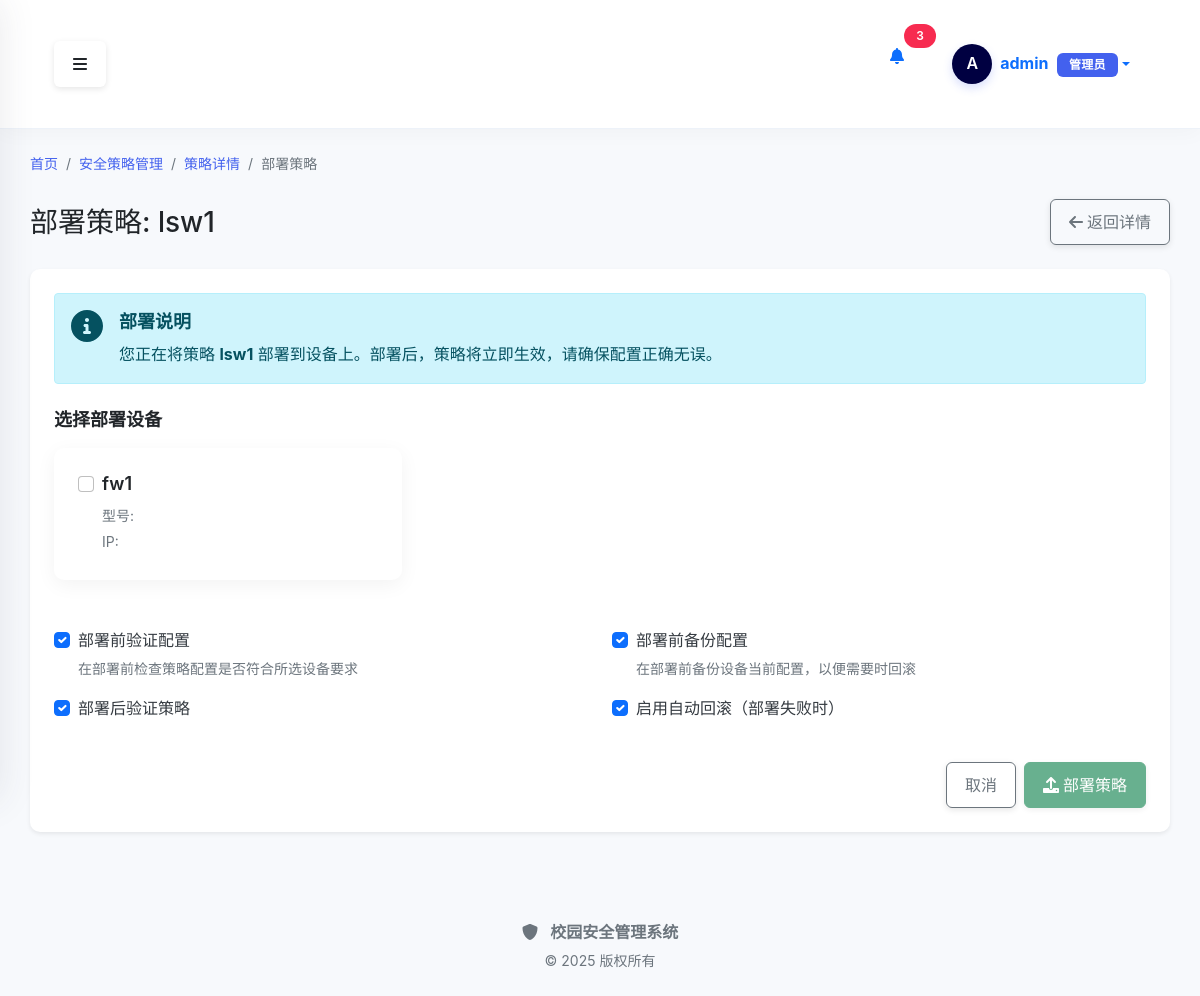
Page /policy/deploy/1 (signed in) on the earlier database version.
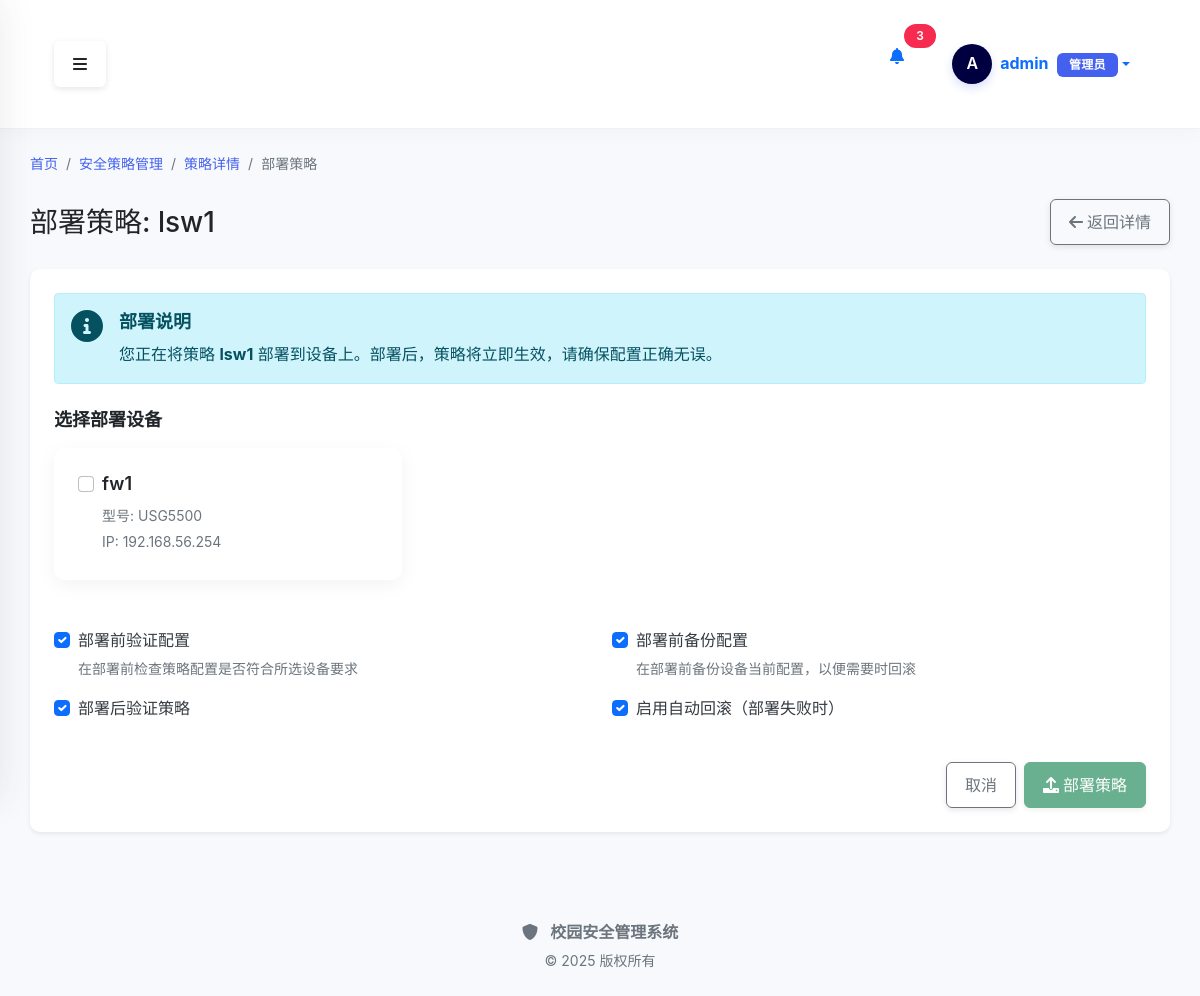
Same page on the later database version.
### src/models/device.py (models this page shows, shortened)
class Device(BaseModel):
    __tablename__ = 'devices'
    __table_args__ = {'extend_existing': True}  # 确保可以扩展现有表
    id = db.Column(db.Integer, primary_key=True)
    name = db.Column(db.String(100), nullable=False)
    ip_address = db.Column(db.String(20), nullable=False)
    type_id = db.Column(db.Integer, db.ForeignKey('device_types.id'))
    location = db.Column(db.String(100))
    status = db.Column(db.String(20), default='正常')
    serial_number = db.Column(db.String(50), nullable=True)
    firmware_version = db.Column(db.String(50), nullable=True)
    device_code = db.Column(db.String(50), nullable=True, unique=True)
    mac_address = db.Column(db.String(20), nullable=True)
    manufacturer = db.Column(db.String(100), nullable=True)
    model = db.Column(db.String(100), nullable=True)
    purchase_date = db.Column(db.Date, nullable=True)
    warranty_period = db.Column(db.Integer, nullable=True)  # 保修期（月）
    notes = db.Column(db.Text, nullable=True)
    username = db.Column(db.String(50), default='admin', nullable=True)
    password = db.Column(db.String(100), default='admin123', nullable=True)
    port = db.Column(db.Integer, default=22, nullable=True)
    connection_protocol = db.Column(db.String(20), default='ssh', nullable=True)  # ssh, telnet, snmp

### src/modules/policy/routes/policy_view_routes.py (the view, shortened to what this page needs)
@policy_view_bp.route('/deploy/<int:policy_id>', methods=['GET', 'POST'])
@login_required
def deploy(policy_id):
    policy_service = PolicyService()
    deploy_service = PolicyDeployService()
    success, policy = policy_service.get_policy(policy_id)
    if not success:
        flash('策略不存在', 'danger')
        return redirect(url_for('policy_view.index'))
    devices = get_all_devices()
    if policy.type in ['ipsec', 'ipsec_firewall']:
        devices = [device for device in devices if device.type and device.type.name == '防火墙']
    return render_template(
        'policy/deploy.html',
        title='部署策略',
        policy=policy,
        devices=devices
    )

### src/modules/device/services.py (called while the page is built)
def get_all_devices() -> List[Device]:
    return Device.query.all()

### src/modules/policy/__init__.py (called while the page is built)
def init_app(app):
    app.register_blueprint(policy_bp)
    app.register_blueprint(policy_template_bp)
    app.register_blueprint(policy_deploy_bp)
    app.register_blueprint(policy_view_bp)
    global _template_directory_ensured
    if not _template_directory_ensured:
        from src.modules.policy.templates import ensure_template_directory
        ensure_template_directory()
        _template_directory_ensured = True
        app.logger.info("策略模板目录检查完成")
    @app.before_request
    def ensure_scheduler_running():
        from flask import g
        if not hasattr(g, 'scheduler_started'):
            with app.app_context():
                scheduler = get_scheduler()
                if scheduler.enabled and not scheduler.running:
                    scheduler.start()
            g.scheduler_started = True

### src/modules/policy/repositories/policy_repository.py (called while the page is built)
    def get_by_id(self, policy_id: int) -> Optional[Policy]:
        return self.session.query(Policy).filter(Policy.id == policy_id).first()

### src/modules/policy/templates/policy/deploy.html (shortened to what the changed rows need)
{% extends "base.html" %}
{% block content %}
<div class="container-fluid">
    <div class="d-flex justify-content-between align-items-center mb-4">
        <h1 class="h3 mb-0 text-gray-800">部署策略: {{ policy.name }}</h1>
    </div>
    <div class="card shadow-sm mb-4">
        <div class="card-body">
            <form id="deployForm" method="POST" action="{{ url_for('policy_view.deploy', policy_id=policy.id) }}">
                {% if devices %}
                <div class="row">
                    {% for device in devices %}
                    <div class="col-md-4 mb-4">
                        <div class="card device-card{% if device.id|string in deployed_device_ids %} deployed{% endif %}" data-device-id="{{ device.id }}">
                            <div class="card-body">
                                <div class="form-check">
                                    <input class="form-check-input device-checkbox" type="checkbox" name="device_ids" value="{{ device.id }}" id="device{{ device.id }}" {% if device.id|string in deployed_device_ids %}checked{% endif %}>
                                    <label class="form-check-label" for="device{{ device.id }}">
                                        <div class="d-flex justify-content-between align-items-center">
                                            <h5 class="card-title mb-0">{{ device.name }}</h5>
                                            <span class="device-status status-{{ device.status|lower }}"></span>
                                        </div>
                                        <p class="card-text text-muted mt-2">
                                            <small>型号: {{ device.model }}</small><br>
                                            <small>IP: {{ device.ip_address }}</small>
                                        </p>
                                    </label>
                                </div>
                            </div>
                        </div>
                    </div>
                    {% endfor %}
                </div>
                {% else %}
                <div class="alert alert-warning">
                    <i class="fas fa-exclamation-triangle me-2"></i>没有可用的设备，请先添加设备。
                </div>
                {% endif %}
            </form>
        </div>
    </div>
</div>
{% endblock %}

Differences in the rows shown:
changed Device "fw1": model (not shown) → "USG5500"; ip_address (not shown) → "192.168.56.254"
